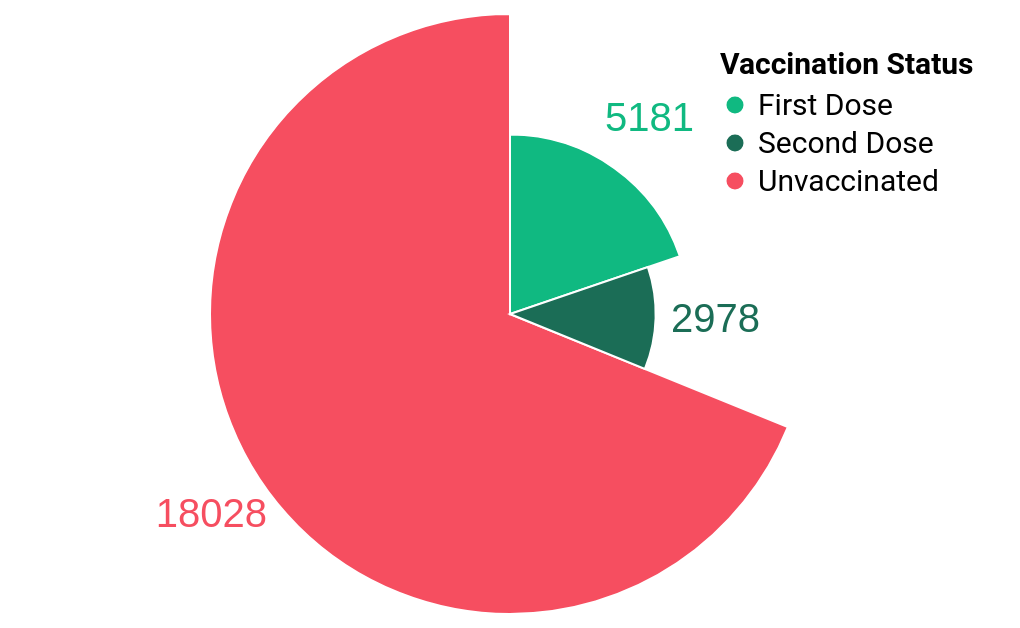

This figure's Vega-Lite source:
### Vega-Lite specification from a JSON file in a GitHub repository (floating-point values rounded to 4 significant figures)
{"$schema": "https://vega.github.io/schema/vega-lite/v5.json", "data": {"values": [{"S": "Unvaccinated", "b": 18028}, {"S": "First Dose", "b": 5181}, {"S": "Second Dose", "b": 2978}]}, "width": 500, "height": "container", "layer": [{"mark": {"type": "arc", "innerRadius": 0, "stroke": "#fff"}}, {"mark": {"type": "text", "radiusOffset": 30, "size": 20, "color": "black"}, "encoding": {"text": {"field": "b", "type": "quantitative"}}}], "encoding": {"theta": {"field": "b", "type": "quantitative", "stack": true}, "radius": {"field": "b", "scale": {"type": "sqrt", "zero": true, "rangeMin": 20}}, "color": {"field": "S", "type": "nominal", "legend": {"labelFont": "Roboto", "labelFontSize": 15, "titleFont": "Roboto", "titleFontSize": 15, "title": "Vaccination Status", "orient": "top-right"}, "scale": {"range": ["#10b981", "#1b6d56", "#f64e60"]}}}, "config": {"style": {"cell": {"stroke": "transparent"}}}}
